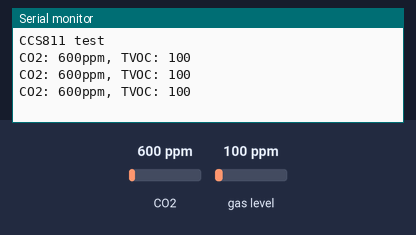
A program run on a simulated ESP32. Parts: the last lines printed to the serial monitor. Inputs (shaded band) come from the test bench; at power-on: CO2 600 ppm, gas level 100 ppm.

Above: at 1.3 s.
1.4 s: CO2 set to 452 ppm
At 1.9 s:
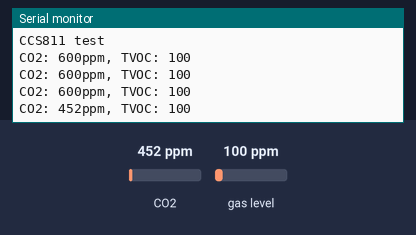
2.9 s: gas level set to 20 ppm
At 3.4 s:
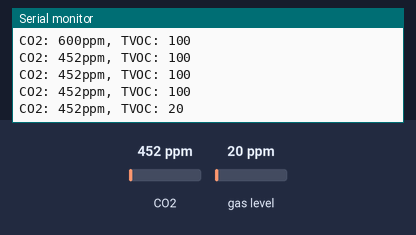
4.4 s: CO2 set to 1050 ppm
At 4.9 s:
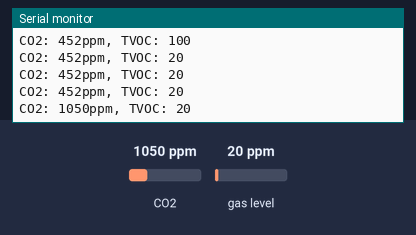
Timing chart, 0 to 7.4 s (numbered marks = the images above; inputs shaded):
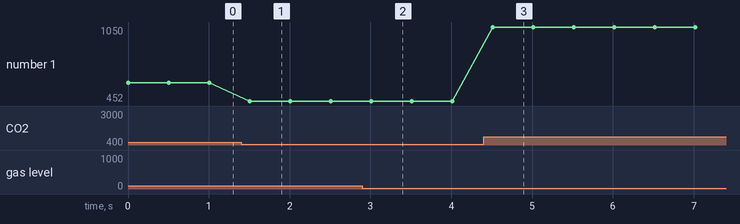

The program:

main.cpp
```cpp
#include <Arduino.h>
#include "Adafruit_CCS811.h"

Adafruit_CCS811 ccs;

void setup() {
  Serial.begin(115200);

  Serial.println("CCS811 test");

  if(!ccs.begin()){
    Serial.println("Failed to start sensor! Please check your wiring.");
    while(1);
  }

  // Wait for the sensor to be ready
  while(!ccs.available());
}

void loop() {
  if(ccs.available()){
    if(!ccs.readData()){
      Serial.print("CO2: ");
      Serial.print(ccs.geteCO2());
      Serial.print("ppm, TVOC: ");
      Serial.println(ccs.getTVOC());
    }
    else{
      Serial.println("ERROR!");
      while(1);
    }
  }
  delay(500);
}
```

Measured:
- after the input at 1.4 s, the serial monitor: prints a new line after 0.10 s (image 1)
- after the input at 2.9 s, the serial monitor: prints a new line after 0.11 s (image 2)
- after the input at 4.4 s, the serial monitor: prints a new line after 0.11 s (image 3)
- plotted number 1: 600 → 452 after the input at 1.4 s, 452 → 1050 after the input at 4.4 s
